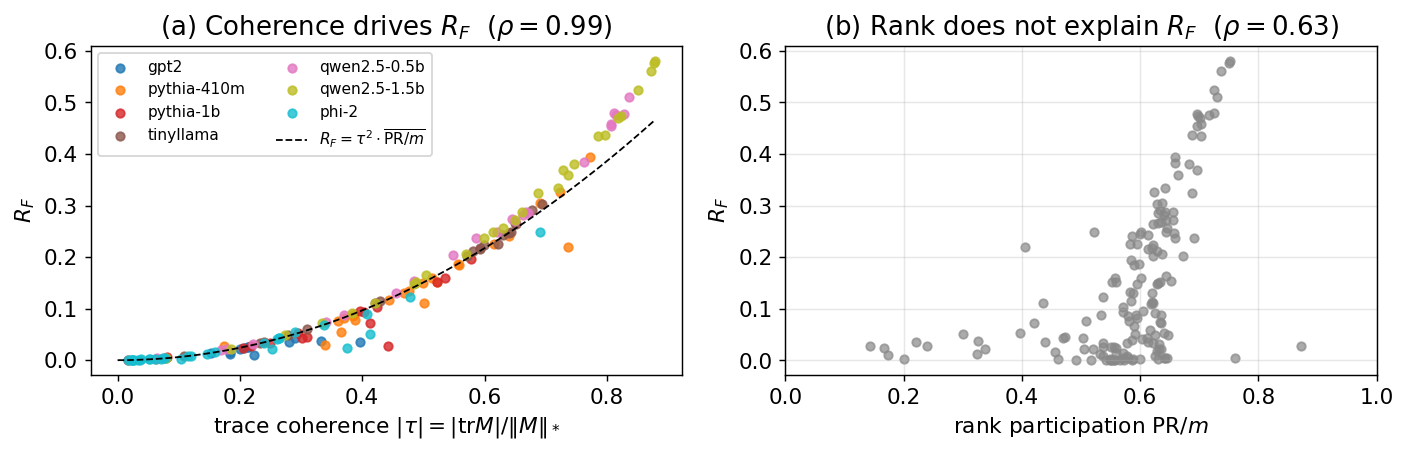

Generate this figure with Python:
"""Figure: R_F is governed by trace-coherence (not rank). R_F = PR * tau^2 / m."""
import os, json
import numpy as np
from scipy import stats
import matplotlib
matplotlib.use('Agg')
import matplotlib.pyplot as plt

HERE = os.path.dirname(__file__)
d = json.load(open(os.path.join(HERE, 'exp_nonnormality.json')))
models = ['gpt2', 'pythia-410m', 'pythia-1b', 'tinyllama', 'qwen2.5-0.5b', 'qwen2.5-1.5b', 'phi-2']
COL = dict(zip(models, plt.cm.tab10(np.linspace(0, 1, len(models)))))


def derive(R):
    m = R[0]['m']
    rf = np.array([r['rf'] for r in R]); PR = np.array([r['PR'] for r in R])
    a2 = np.array([r['a2'] for r in R]); trM = np.array([r['tr_M'] for r in R])
    fro2 = trM**2 / np.maximum(a2, 1e-12); nuc = np.sqrt(PR * fro2); tau = trM / nuc
    pos = np.array([r['pos'] for r in R])
    return m, rf, PR / m, np.abs(tau), pos


plt.rcParams.update({'font.size': 12})
fig, ax = plt.subplots(1, 2, figsize=(11, 3.7))

# (a) R_F vs |tau| (coherence) -- the dominant driver
allt, allrf, allpr = [], [], []
for k in models:
    m, rf, prm, tau, pos = derive(d[k])
    ax[0].scatter(tau, rf, s=22, color=COL[k], alpha=0.8, label=k)
    allt += list(tau); allrf += list(rf); allpr += list(prm)
allt, allrf, allpr = np.array(allt), np.array(allrf), np.array(allpr)
# overlay R_F = tau^2 * mean(PR/m) guide
xs = np.linspace(0, max(allt), 100)
ax[0].plot(xs, xs**2 * np.median(allpr), 'k--', lw=1,
           label=r'$R_F=\tau^2\cdot\overline{\mathrm{PR}/m}$')
ax[0].set_xlabel(r'trace coherence $|\tau|=|\mathrm{tr}M|/\|M\|_*$')
ax[0].set_ylabel(r'$R_F$')
ax[0].set_title(f'(a) Coherence drives $R_F$  ($\\rho={stats.spearmanr(allt,allrf)[0]:.2f}$)')
ax[0].legend(fontsize=8.5, loc='upper left', ncol=2)

# (b) rank PR/m is high & stable; R_F variation is NOT rank
ax[1].scatter(allpr, allrf, s=22, c='#888', alpha=0.7)
ax[1].set_xlabel(r'rank participation $\mathrm{PR}/m$')
ax[1].set_ylabel(r'$R_F$')
ax[1].set_title(f'(b) Rank does not explain $R_F$  ($\\rho={stats.spearmanr(allpr,allrf)[0]:.2f}$)')
ax[1].set_xlim(0, 1)
ax[1].grid(alpha=0.3)

plt.tight_layout()
out = os.path.join(HERE, 'fig_nonnormality.pdf')
plt.savefig(out, bbox_inches='tight'); plt.savefig(out.replace('.pdf', '.png'), dpi=130, bbox_inches='tight')
print('saved', out)
print(f'pooled rho(|tau|,R_F)={stats.spearmanr(allt,allrf)[0]:.3f}  rho(PR/m,R_F)={stats.spearmanr(allpr,allrf)[0]:.3f}')
print(f'PR/m range: {allpr.min():.2f}-{allpr.max():.2f} (rank high & stable); |tau| range: {allt.min():.2f}-{allt.max():.2f}')
